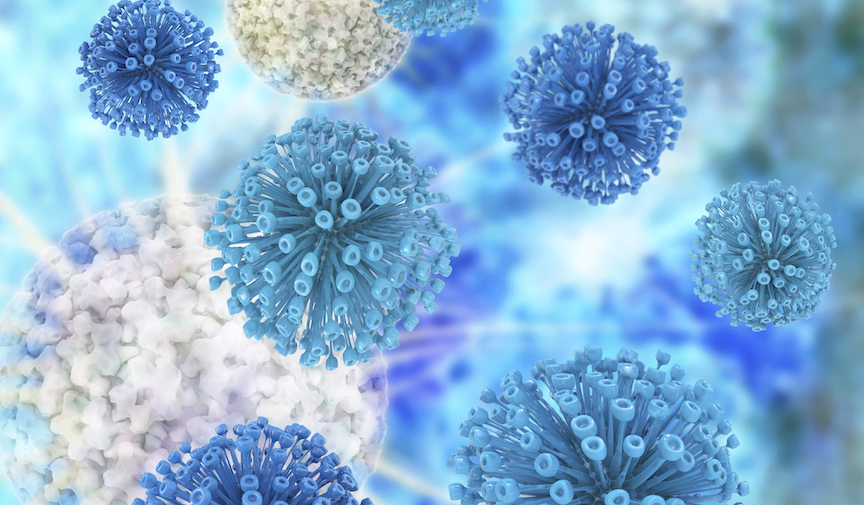
#> input picture imageprocessing/image/bacteria.jpg, 864 x 505 px
$ python -i histogramnew.py   (imports and definitions only)
#> lines starting #> are read from the running program, lines starting #| are printed output that depends on the picture
#> further down, picture is the input picture: shape (505, 864, 3); mean B, G, R 212, 177.5, 135.6
import cv2
import numpy as np
import matplotlib.pyplot as plt
def histogram_equalizer(img):
    nb = cv2.equalizeHist(img[:,:,0])
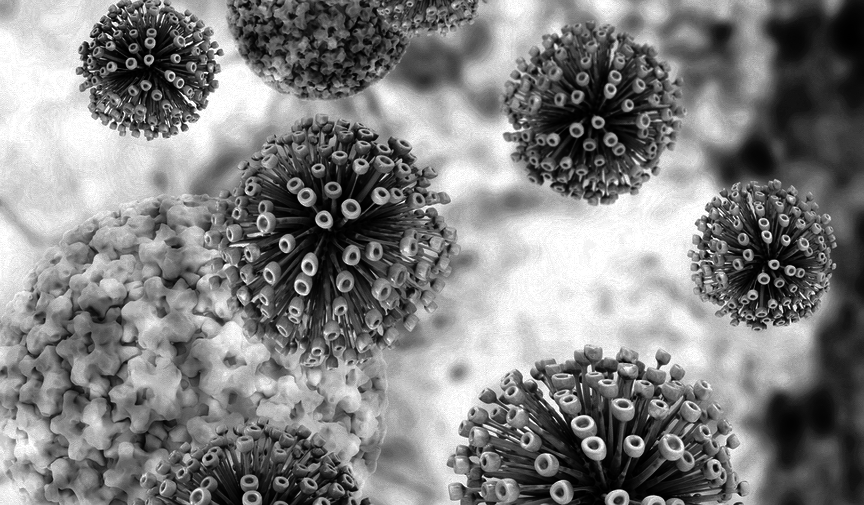
#> nb: shape (505, 864); min 0, max 255, mean 128.9
    ng = cv2.equalizeHist(img[:,:,1])
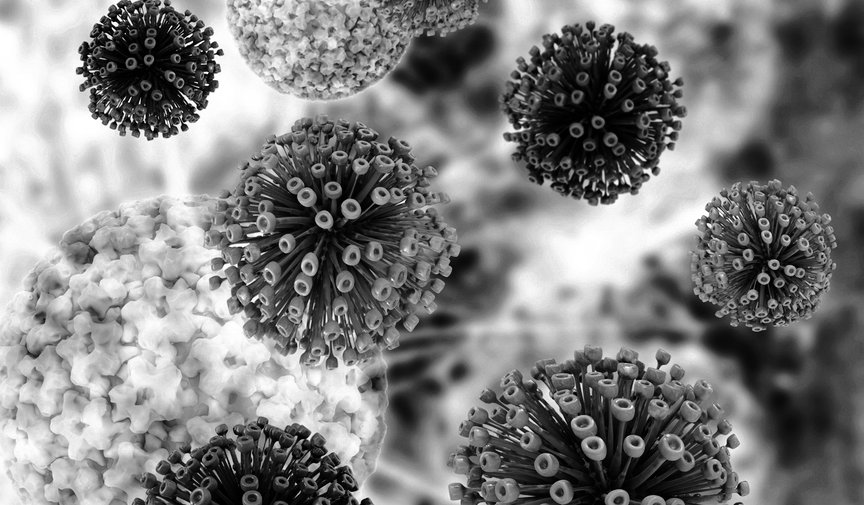
#> ng: shape (505, 864); min 0, max 255, mean 128.4
    nr = cv2.equalizeHist(img[:,:,2])
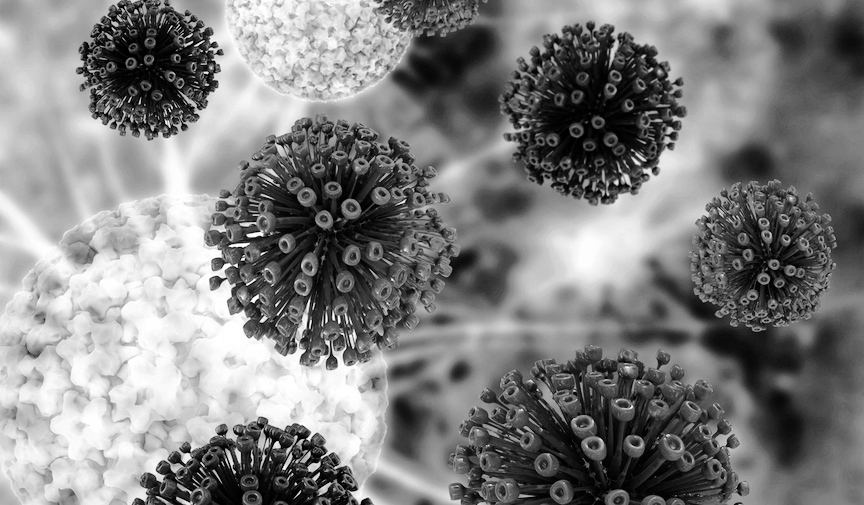
#> nr: shape (505, 864); min 0, max 255, mean 128.1
    equalized = cv2.merge((nb,ng,nr))
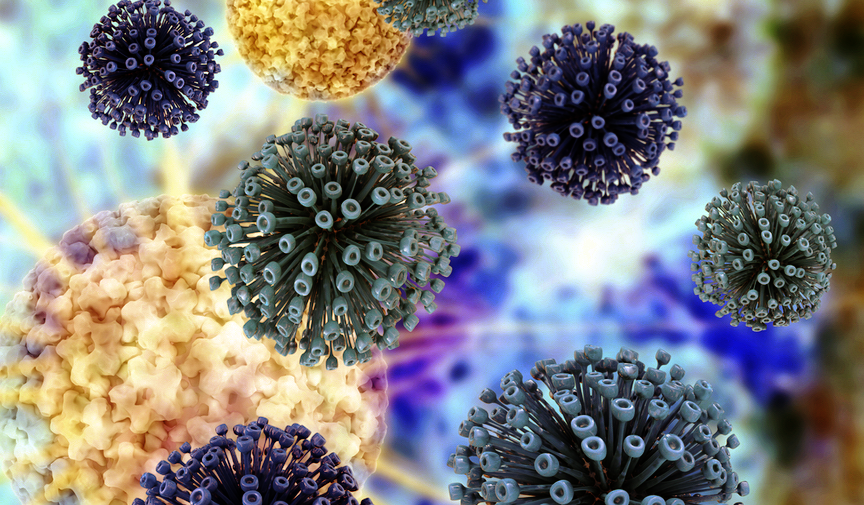
#> equalized: shape (505, 864, 3); mean of channels 0, 1, 2 128.9, 128.4, 128.1; drawn as B, G, R
    return equalized
def effecient_Equalizer(img):
    # create a CLAHE object (Arguments are optional).
    clahe = cv2.createCLAHE(clipLimit=2.0, tileGridSize=(8,8))
    nb = clahe.apply(img[:,:,0])
    ng = clahe.apply(img[:,:,1])
    nr = clahe.apply(img[:,:,2])
    equalized = cv2.merge((nb,ng,nr))
    return equalized


# [3 lines not run here, left out]

>>> import cv2
>>> picture = cv2.imread('image/bacteria.jpg')
>>> result = histogram_equalizer(picture)

$ run again, on imageprocessing/image/city.jpg
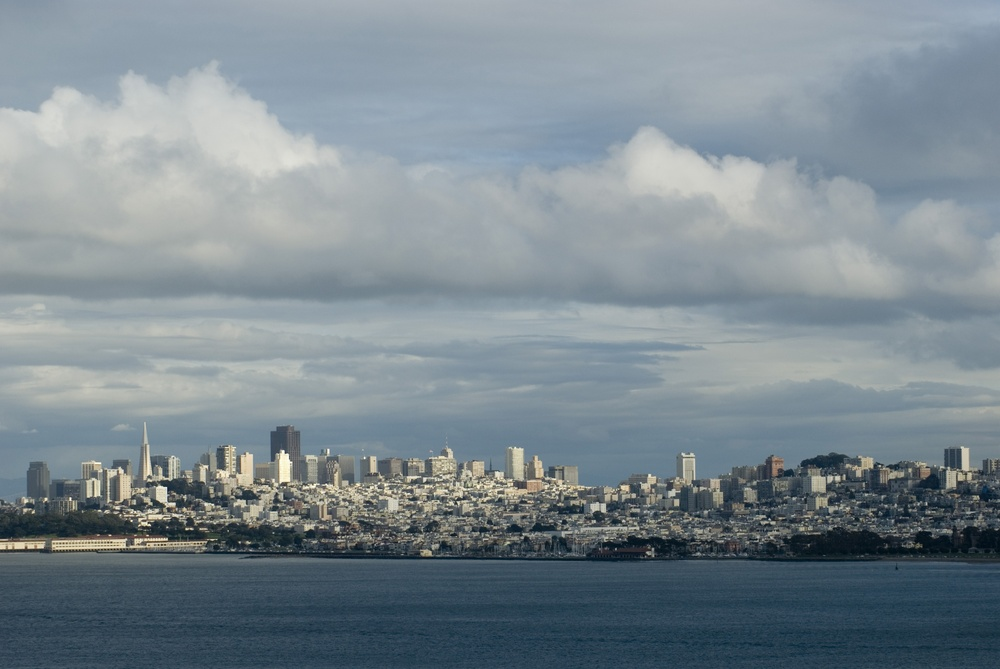
#> input picture imageprocessing/image/city.jpg, 1000 x 669 px, shrunk from 3200 x 2142 before the run
#> picture is the input picture: shape (669, 1000, 3); mean B, G, R 144.3, 137.1, 124.5
#> in histogram_equalizer, `nr = cv2.equalizeHist(img[:,:,2])`:
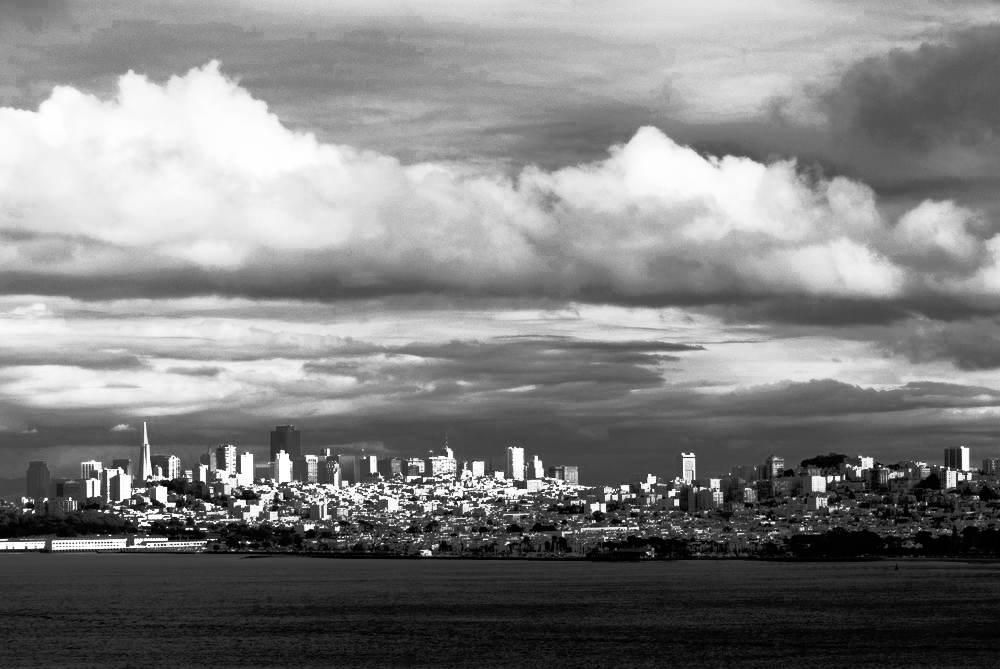
#> nr: shape (669, 1000); min 0, max 255, mean 128.5
#> in histogram_equalizer, `equalized = cv2.merge((nb,ng,nr))`:
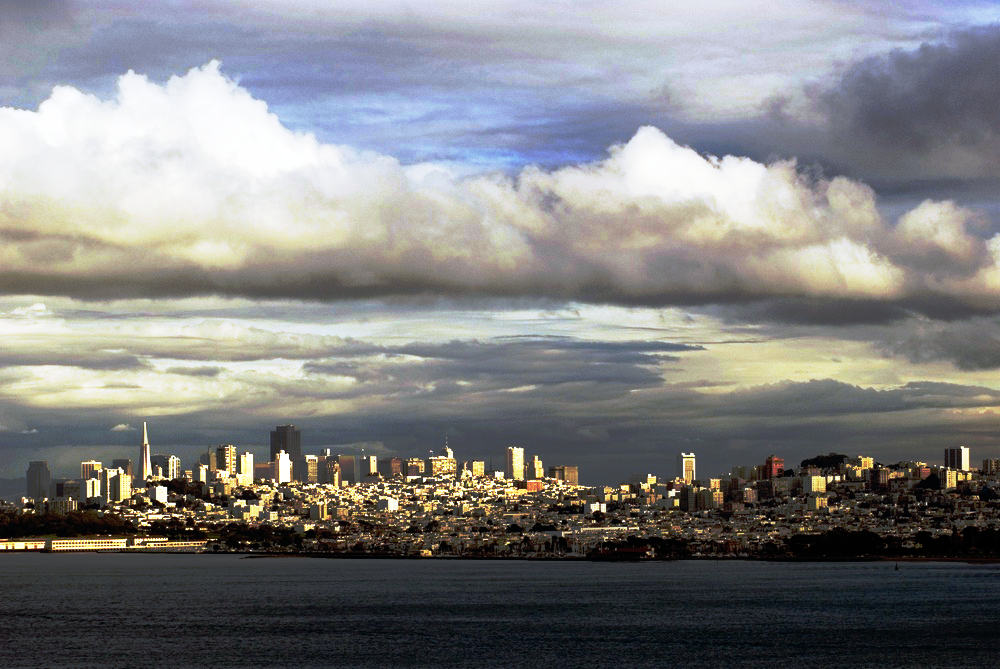
#> equalized: shape (669, 1000, 3); mean of channels 0, 1, 2 129.1, 128.8, 128.5; drawn as B, G, R

$ run again, on imageprocessing/image/im.jpg
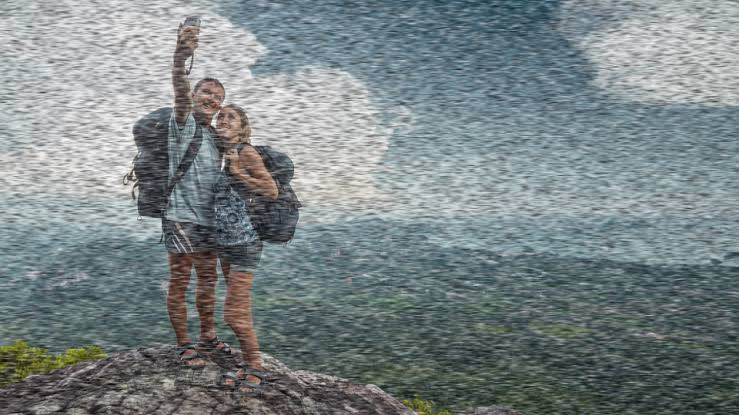
#> input picture imageprocessing/image/im.jpg, 739 x 415 px
#> picture is the input picture: shape (415, 739, 3); mean B, G, R 134.1, 132.5, 122.5
#> in histogram_equalizer, `nr = cv2.equalizeHist(img[:,:,2])`:
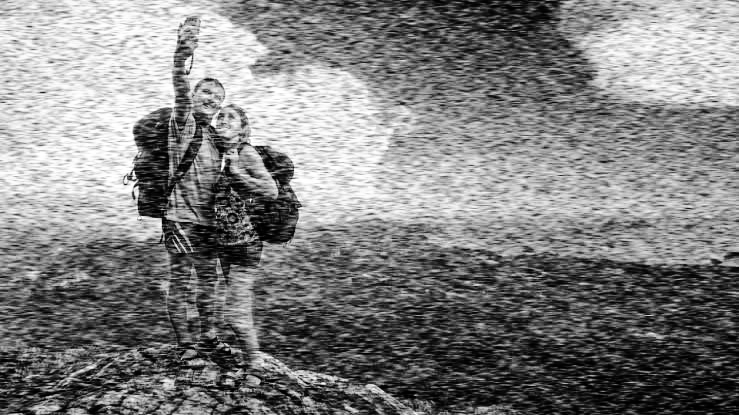
#> nr: shape (415, 739); min 0, max 255, mean 128.3
#> in histogram_equalizer, `equalized = cv2.merge((nb,ng,nr))`:
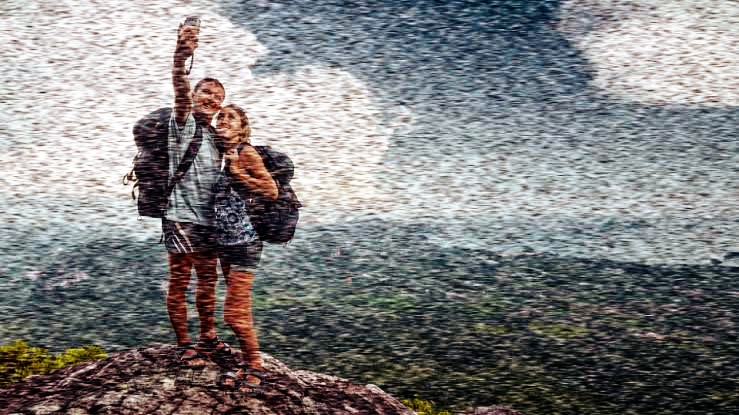
#> equalized: shape (415, 739, 3); mean of channels 0, 1, 2 128.2, 128.3, 128.3; drawn as B, G, R
